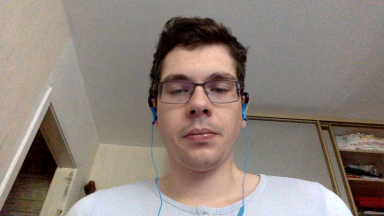
#> input picture train/Roman/image_0.png, 384 x 216 px; its folder holds only this picture in this run
$ python face_recognition.py
#> lines starting #> are read from the running program, lines starting #| are printed output that depends on the picture
import os

import cv2
import numpy as np
from sklearn import preprocessing

# Class to handle tasks related to label encoding
class LabelEncoder(object):
    # Method to encode labels from words to numbers
    def encode_labels(self, label_words):
        self.le = preprocessing.LabelEncoder()
        self.le.fit(label_words)

    # Convert input label from word to number
    def word_to_num(self, label_word):
        return int(self.le.transform([label_word])[0])

    # Convert input label from number to word
    def num_to_word(self, label_num):
        return self.le.inverse_transform([label_num])[0]

def get_images_and_labels(input_path):
    label_words = []

    # Iterate through the input path and append files
    for root, dirs, files in os.walk(input_path):
        for filename in (x for x in files if x.endswith('.png')):
            filepath = os.path.join(root, filename)
            label_words.append(filepath.split('/')[-2])

    # Initialize variables
    images = []
    le = LabelEncoder()
    le.encode_labels(label_words)
    labels = []

    # Parse the input directory
    for root, dirs, files in os.walk(input_path):
        for filename in (x for x in files if x.endswith('.png')):
            filepath = os.path.join(root, filename)

            # Read the image in grayscale format
            image = cv2.imread(filepath, 0)
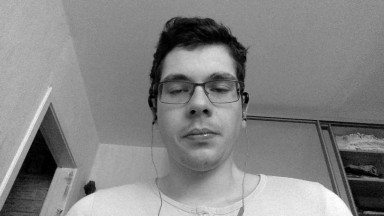
#> image: shape (216, 384); min 0, max 254, mean 132.6

            # Extract the label
            name = filepath.split('/')[-2]

            # Perform face detection
            faces = faceCascade.detectMultiScale(image, 1.1, 2, minSize=(100,100))
#> faces = [[138, 41, 123, 123]]
            # Iterate through face rectangles
            for (x, y, w, h) in faces:
                images.append(image[y:y+h, x:x+w])
                labels.append(le.word_to_num(name))
#> this loop made 1 pass
#> after the loop, images = 1 item; labels = [0]
    print(labels)
#| [0]
    return images, np.array(labels), le

if __name__=='__main__':
    cascade_path = "cascade/haarcascade_frontalface_alt.xml"
    path_train = '/Users/romanzacharek/Documents/FacialRecognition/train/Roman'

    # Load face cascade file
    faceCascade = cv2.CascadeClassifier(cascade_path)

    # Initialize Local Binary Patterns Histogram face recognizer
    recognizer = cv2.face.LBPHFaceRecognizer_create()

    # Extract images, labels, and label encoder from training dataset
    images, labels, le = get_images_and_labels(path_train)
#> images = 1 item; labels = [0]

    # Train the face recognizer
    print ("\nTraining...")
    recognizer.train(images, labels) # TO COMPLETE HERE THE IMAGES

    # Test the recognizer on unknown images
    print ('\nPerforming prediction on test images...')
    stop_flag = False
    c = cv2.waitKey(1)
#> (key Esc is pressed here)
    while(c != 27):
            # Read the image
        predict_image = cv2.VideoCapture(0)
        ret, new_frame_predict = predict_image.read()
        # Detect faces
        new_frame_predict = cv2.cvtColor(new_frame_predict, cv2.COLOR_BGR2GRAY)
        faces = faceCascade.detectMultiScale(new_frame_predict, 1.1,
                2, minSize=(100,100))

        # Iterate through face rectangles
        for (x, y, w, h) in faces:
            # Predict the output
            predicted_index, conf = recognizer.predict(
                    new_frame_predict[y:y+h, x:x+w])

            # Convert to word label
            predicted_person = le.num_to_word(predicted_index)

            # Overlay text on the output image and display it
            cv2.putText(new_frame_predict, 'Prediction: ' + predicted_person,
                    (10,60), cv2.FONT_HERSHEY_SIMPLEX, 2, (255,255,255), 6)
            cv2.imshow("Recognizing face", new_frame_predict)

        c = cv2.waitKey(1)
        # [6 lines of commented-out code are left out]

$ run again, on train/Roman/image_103.png
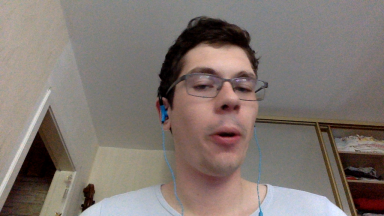
#> input picture train/Roman/image_103.png, 384 x 216 px
#> in get_images_and_labels, `image = cv2.imread(filepath, 0)`:
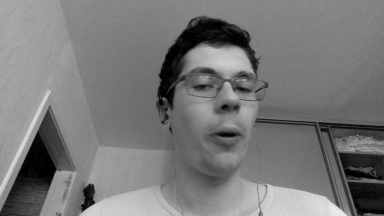
#> image: shape (216, 384); min 0, max 238, mean 120
#> faces = [[162, 38, 123, 123]]
#> the loop in get_images_and_labels, `for (x, y, w, h) in faces:` made 1 pass
#> after the loop in get_images_and_labels, `for (x, y, w, h) in faces:`: images = 1 item; labels = [0]
#| [0]
#> `images, labels, le = get_images_and_labels(path_train)`: images = 1 item; labels = [0]
